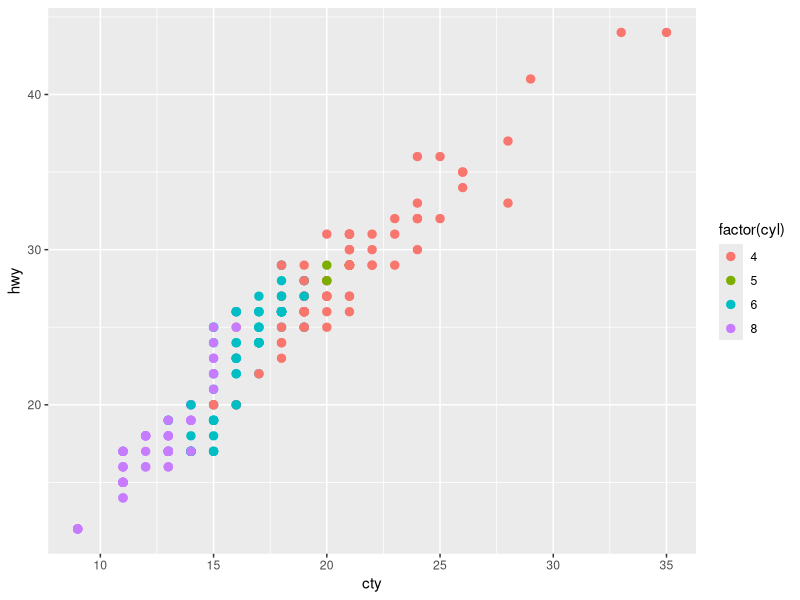
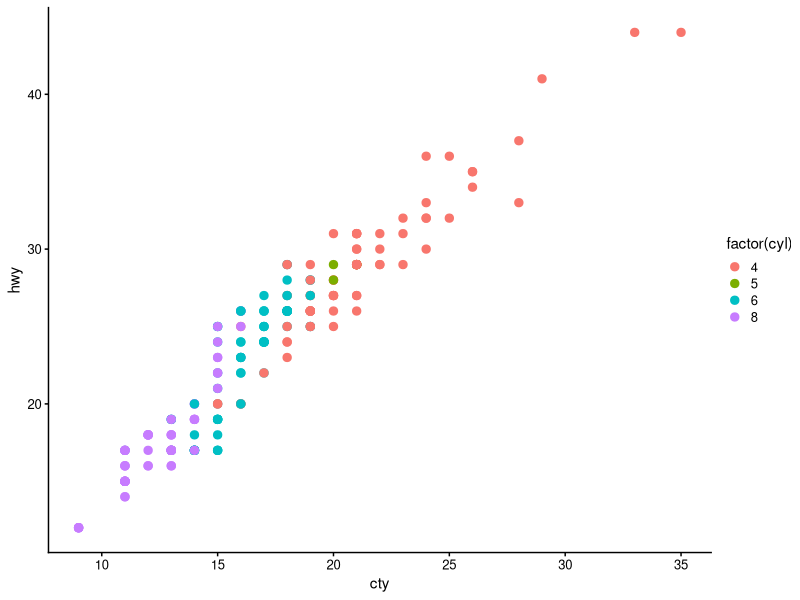
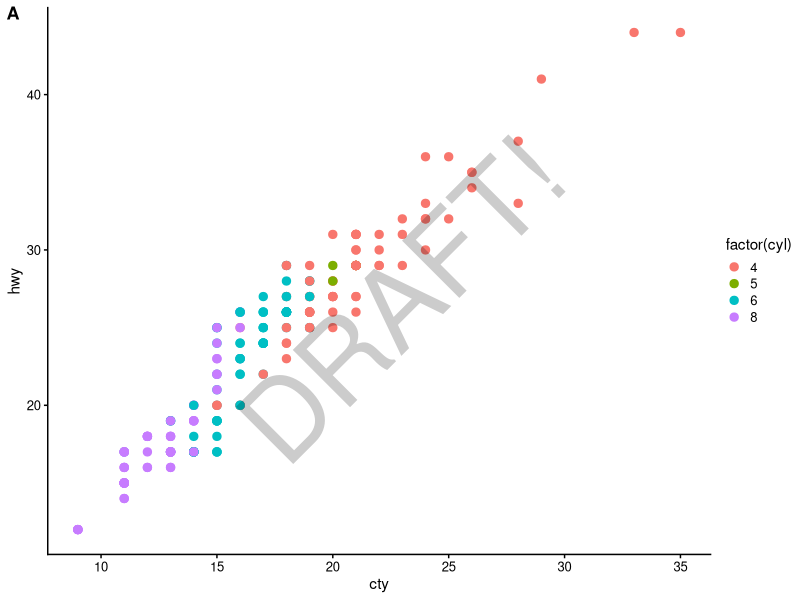
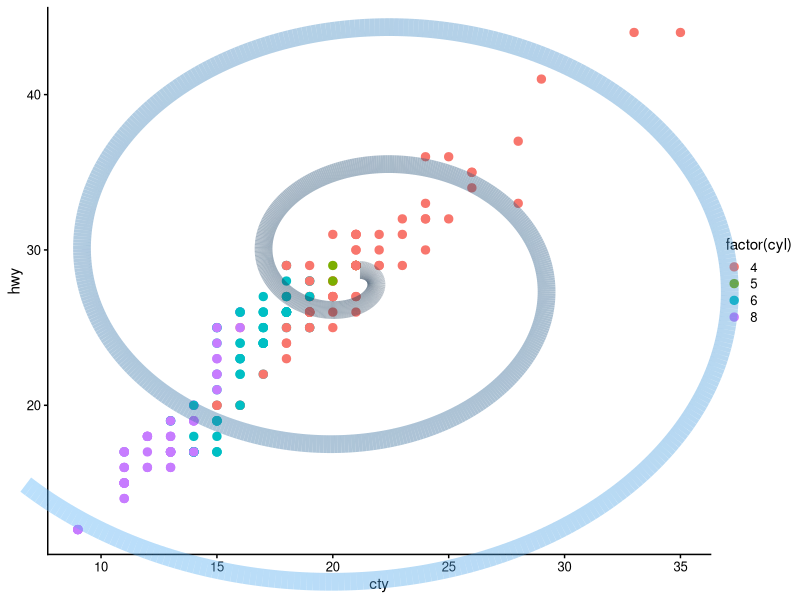
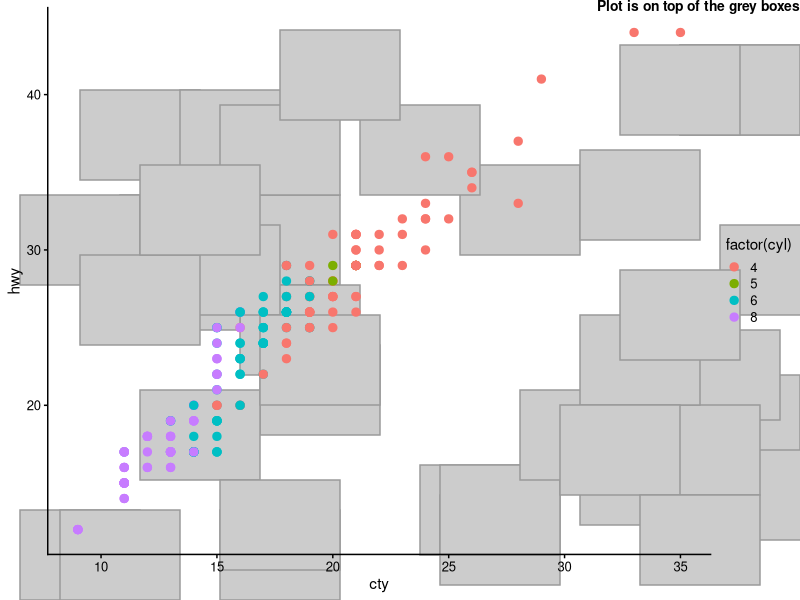
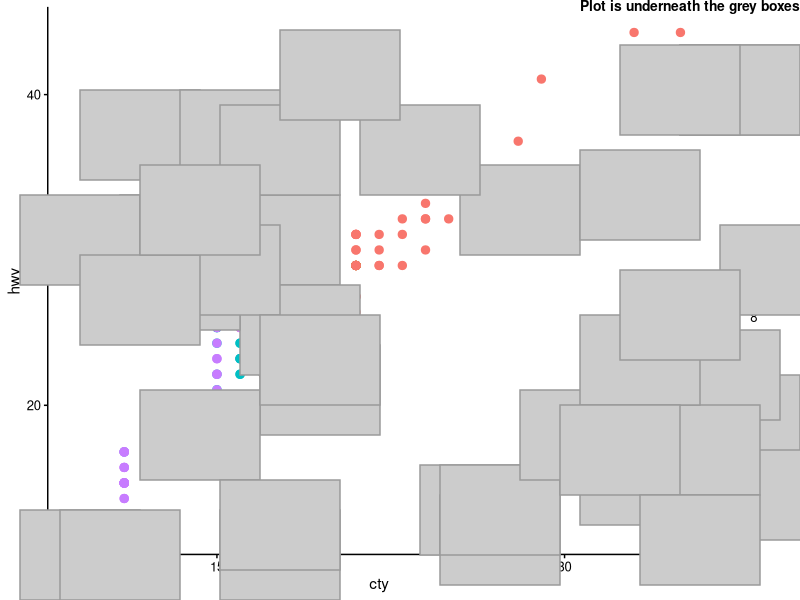
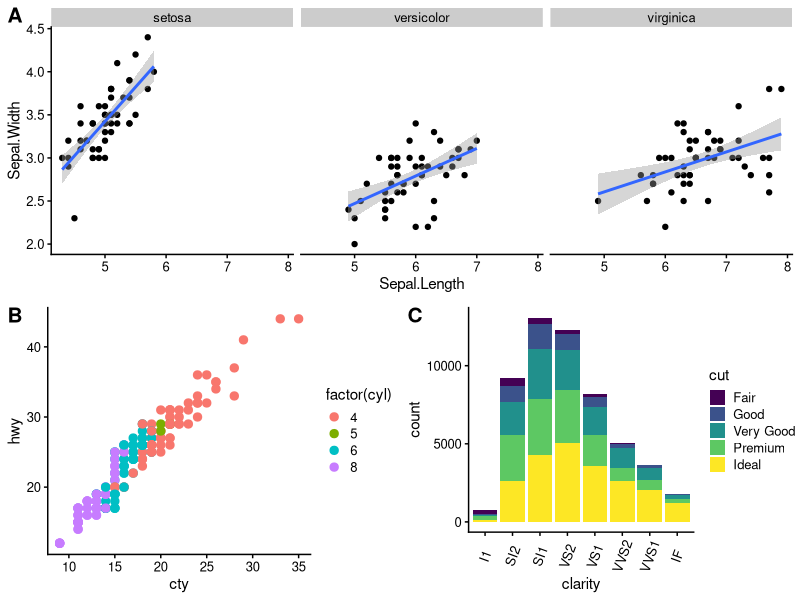
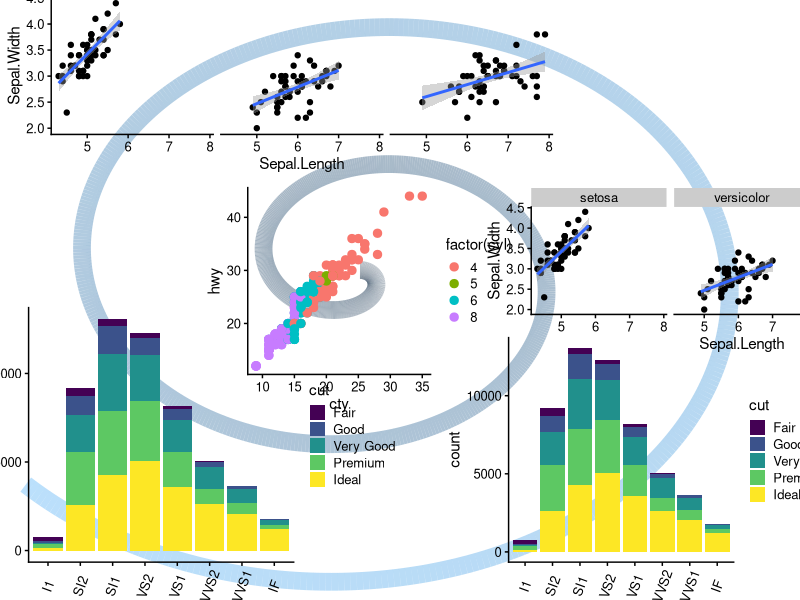

Write the R code that produced these figures, in order.
## ---- chunk 1
require(ggplot2)
## ---- chunk 2
ggplot(mpg, aes(x = cty, y = hwy, colour = factor(cyl))) + theme_gray() + geom_point(size=2.5)
## ---- chunk 3
require(cowplot)
theme_set(theme_cowplot(font_size=11)) # default fontsize doesn't work well for online viewing
ggplot(mpg, aes(x = cty, y = hwy, colour = factor(cyl))) + geom_point(size=2.5)
## ---- chunk 4
plot.mpg <- ggplot(mpg, aes(x = cty, y = hwy, colour = factor(cyl))) + geom_point(size=2.5)
ggdraw(plot.mpg) + 
  draw_plot_label("A", size = 13) + 
  draw_text("DRAFT!", angle = 45, size = 80, alpha = .2)
## ---- chunk 5
t <- (0:1000)/1000
spiral <- data.frame(x = .45+.55*t*cos(t*15), y = .55-.55*t*sin(t*15), t)
ggdraw(plot.mpg) + 
  geom_path(data = spiral, aes(x = x, y = y, colour = t), size = 6, alpha = .4)
## ---- chunk 6
boxes <- data.frame(
  x = sample((0:36)/40, 40, replace = TRUE),
  y = sample((0:32)/40, 40, replace = TRUE)
)
# plot on top of annotations
ggdraw() + 
  geom_rect(data = boxes, aes(xmin = x, xmax = x + .15, ymin = y, ymax = y + .15),
            colour = "gray60", fill = "gray80") +
  draw_plot(plot.mpg) +
  draw_text("Plot is on top of the grey boxes", x = 1, y = 1, vjust = 1, hjust = 1, size = 10, fontface = 'bold')
# plot below annotations
ggdraw(plot.mpg) + 
  geom_rect(data = boxes, aes(xmin = x, xmax = x + .15, ymin = y, ymax = y + .15),
            colour = "gray60", fill = "gray80") + 
  draw_text("Plot is underneath the grey boxes", x = 1, y = 1, vjust = 1, hjust = 1, size = 10, fontface = 'bold')
## ---- chunk 7
plot.iris <- ggplot(iris, aes(Sepal.Length, Sepal.Width)) + 
  geom_point() + facet_grid(. ~ Species) + stat_smooth(method = "lm")
plot.diamonds <- ggplot(diamonds, aes(clarity, fill = cut)) + geom_bar() +
  theme(axis.text.x = element_text(angle=70, vjust=0.5))
ggdraw() +
  draw_plot(plot.iris, 0, .5, 1, .5) +
  draw_plot(plot.mpg, 0, 0, .5, .5) +
  draw_plot(plot.diamonds, .5, 0, .5, .5) +
  draw_plot_label(c("A", "B", "C"), c(0, 0, 0.5), c(1, 0.5, 0.5), size = 15)
## ---- chunk 8
ggdraw() +
  #geom_rect(data = boxes, aes(xmin = x, xmax = x + .15, ymin = y, ymax = y + .15),
  #          colour = "gray60", fill = "red", alpha=.03) +
  geom_path(data = spiral, aes(x = x, y = y, colour = t), size = 6, alpha = .4) +
  draw_plot(plot.diamonds, -.05, -.05, .55, .55) +
  draw_plot(plot.diamonds, .55, -.05, .5, .5) +
  draw_plot(plot.mpg, .25, .3, .4, .4) +
  draw_plot(plot.iris, 0, .7, .7, .35 ) +
  draw_plot(plot.iris, .6, .4, .6, .3 )
